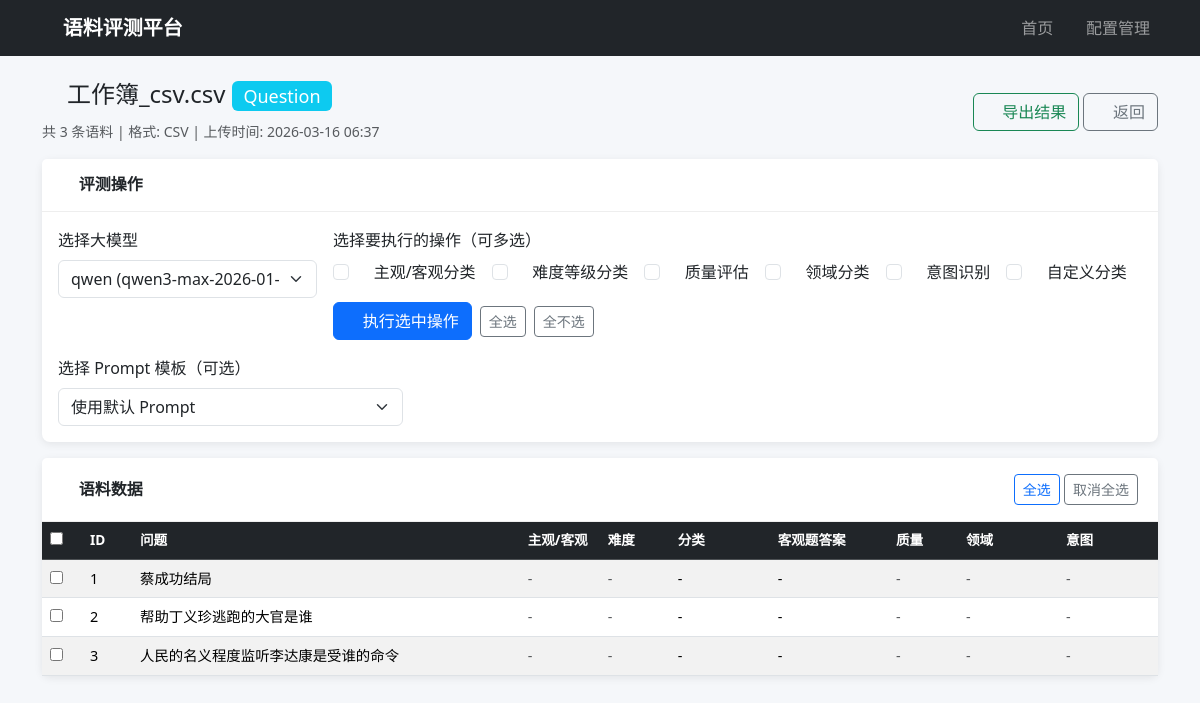
Screenshot of /corpus/3 with the database file from the repository.
### models.py (models this page shows)
class CorpusFile(db.Model):
    __tablename__ = 'corpus_file'
    id = db.Column(db.Integer, primary_key=True)
    filename = db.Column(db.String(500), nullable=False)
    original_name = db.Column(db.String(500), nullable=False)
    file_type = db.Column(db.String(10), nullable=False)  # csv / txt
    corpus_type = db.Column(db.String(20), nullable=False)  # question / qa
    record_count = db.Column(db.Integer, default=0)
    created_at = db.Column(db.DateTime, default=datetime.utcnow)
    items = db.relationship('CorpusItem', backref='corpus_file', lazy=True, cascade='all, delete-orphan')

class CorpusItem(db.Model):
    __tablename__ = 'corpus_item'
    id = db.Column(db.Integer, primary_key=True)
    file_id = db.Column(db.Integer, db.ForeignKey('corpus_file.id'), nullable=False)
    question = db.Column(db.Text, nullable=False)
    answer = db.Column(db.Text, nullable=True)  # QA 对时有值
    subj_obj = db.Column(db.String(20), nullable=True)  # subjective / objective
    difficulty = db.Column(db.String(20), nullable=True)  # easy / medium / hard
    category = db.Column(db.String(200), nullable=True)  # 自定义分类
    objective_answer = db.Column(db.Text, nullable=True)  # 客观题答案
    quality_score = db.Column(db.Float, nullable=True)  # 综合质量分 1-10
    quality_label = db.Column(db.String(20), nullable=True)  # high / medium / low
    quality_detail = db.Column(db.Text, nullable=True)  # 质量评估详情 JSON
    domain = db.Column(db.String(100), nullable=True)  # 领域
    sub_domain = db.Column(db.String(100), nullable=True)  # 子领域
    intent = db.Column(db.String(50), nullable=True)  # 意图英文标识
    intent_cn = db.Column(db.String(50), nullable=True)  # 意图中文名
    intent_confidence = db.Column(db.Float, nullable=True)  # 置信度
    answer_score = db.Column(db.Float, nullable=True)
    score_reason = db.Column(db.Text, nullable=True)
    created_at = db.Column(db.DateTime, default=datetime.utcnow)

### app.py (the view)
@app.route('/corpus/<int:file_id>')
def corpus_detail(file_id):
    corpus = CorpusFile.query.get_or_404(file_id)
    items = CorpusItem.query.filter_by(file_id=file_id).all()
    configs = LLMConfig.query.all()
    prompts = PromptTemplate.query.all()
    return render_template('corpus_detail.html', corpus=corpus, items=items,
                           configs=configs, prompts=prompts)

### templates/corpus_detail.html (shortened to what this page needs)
{% extends "base.html" %}
{% block content %}
<div class="d-flex justify-content-between align-items-center mb-3">
    <div>
        <h4>
            <i class="bi bi-file-earmark-text"></i> {{ corpus.original_name }}
            {% if corpus.corpus_type == 'question' %}
            <span class="badge bg-info">Question</span>
            {% else %}
            <span class="badge bg-success">QA对</span>
            {% endif %}
        </h4>
        <small class="text-muted">
            共 {{ corpus.record_count }} 条语料 |
            格式: {{ corpus.file_type|upper }} |
            上传时间: {{ corpus.created_at.strftime('%Y-%m-%d %H:%M') }}
        </small>
    </div>
    <div>
        <a href="/api/export/{{ corpus.id }}" class="btn btn-outline-success">
            <i class="bi bi-download"></i> 导出结果
        </a>
        <a href="/" class="btn btn-outline-secondary">
            <i class="bi bi-arrow-left"></i> 返回
        </a>
    </div>
</div>
<div class="card mb-3">
    <div class="card-header">
        <h5><i class="bi bi-tools"></i> 评测操作</h5>
    </div>
    <div class="card-body">
        <div class="row g-3">
            <div class="col-md-3">
                <label class="form-label">选择大模型</label>
                <select id="config-select" class="form-select" onchange="rememberConfig(this.value)">
                    {% for config in configs %}
                    <option value="{{ config.id }}">
                        {{ config.name }} ({{ config.model }})
                    </option>
                    {% endfor %}
                </select>
            </div>
            <div class="col-md-9">
                <label class="form-label">选择要执行的操作（可多选）</label>
                <div class="d-flex flex-wrap gap-3">
                    <div class="form-check">
                        <input class="form-check-input op-check" type="checkbox" value="subj_obj" id="op-subj-obj">
                        <label class="form-check-label" for="op-subj-obj">
                            <i class="bi bi-diagram-2 text-primary"></i> 主观/客观分类
                        </label>
                    </div>
                    <div class="form-check">
                        <input class="form-check-input op-check" type="checkbox" value="difficulty" id="op-difficulty">
                        <label class="form-check-label" for="op-difficulty">
                            <i class="bi bi-bar-chart-steps text-warning"></i> 难度等级分类
                        </label>
                    </div>
                    <div class="form-check">
                        <input class="form-check-input op-check" type="checkbox" value="quality" id="op-quality">
                        <label class="form-check-label" for="op-quality">
                            <i class="bi bi-clipboard-check text-secondary"></i> 质量评估
                        </label>
                    </div>
                    <div class="form-check">
                        <input class="form-check-input op-check" type="checkbox" value="domain" id="op-domain">
                        <label class="form-check-label" for="op-domain">
                            <i class="bi bi-globe text-dark"></i> 领域分类
                        </label>
                    </div>
                    <div class="form-check">
                        <input class="form-check-input op-check" type="checkbox" value="intent" id="op-intent">
                        <label class="form-check-label" for="op-intent">
                            <i class="bi bi-bullseye" style="color:#6f42c1;"></i> 意图识别
                        </label>
                    </div>
                    <div class="form-check">
                        <input class="form-check-input op-check" type="checkbox" value="category" id="op-category">
                        <label class="form-check-label" for="op-category">
                            <i class="bi bi-tags text-info"></i> 自定义分类
                        </label>
                    </div>
                </div>
                <div class="mt-3 d-flex gap-2 align-items-center">
                    <button class="btn btn-primary" onclick="runBatchOperations()">
                        <i class="bi bi-play-fill"></i> 执行选中操作
                    </button>
                    <button class="btn btn-outline-secondary btn-sm" onclick="toggleAllOps(true)">全选</button>
                    <button class="btn btn-outline-secondary btn-sm" onclick="toggleAllOps(false)">全不选</button>
                </div>
            </div>
        </div>
        <div class="row mt-3">
            <div class="col-md-4">
                <label class="form-label">选择 Prompt 模板（可选）</label>
                <select id="prompt-select" class="form-select">
                    <option value="">使用默认 Prompt</option>
                </select>
            </div>
        </div>
    </div>
</div>
<div class="card">
    <div class="card-header d-flex justify-content-between align-items-center">
        <h5><i class="bi bi-table"></i> 语料数据</h5>
        <div>
            <button class="btn btn-sm btn-outline-primary" onclick="selectAll()">全选</button>
            <button class="btn btn-sm btn-outline-secondary" onclick="deselectAll()">取消全选</button>
        </div>
    </div>
    <div class="card-body p-0">
        <div class="table-responsive">
            <table class="table table-hover table-striped mb-0">
                <thead class="table-dark">
                    <tr>
                        <th width="40"><input type="checkbox" id="select-all-cb" onchange="toggleAll(this)"></th>
                        <th width="50">ID</th>
                        <th>问题</th>
                        <th width="80">主观/客观</th>
                        <th width="70">难度</th>
                        <th width="100">分类</th>
                        <th>客观题答案</th>
                        <th width="70">质量</th>
                        <th width="100">领域</th>
                        <th width="100">意图</th>
                    </tr>
                </thead>
                <tbody>
                    {% for item in items %}
                    <tr>
                        <td><input type="checkbox" class="item-cb" value="{{ item.id }}"></td>
                        <td>{{ loop.index }}</td>
                        <td class="text-truncate" style="max-width: 300px;" title="{{ item.question }}">
                            {{ item.question }}
                        </td>
                        <td>
                            {% if item.subj_obj == 'objective' %}
                            <span class="badge bg-primary">客观</span>
                            {% elif item.subj_obj == 'subjective' %}
                            <span class="badge bg-warning">主观</span>
                            {% else %}
                            <span class="text-muted">-</span>
                            {% endif %}
                        </td>
                        <td>
                            {% if item.difficulty == 'L1' %}
                            <span class="badge bg-success">L1(简单)</span>
                            {% elif item.difficulty == 'L2' %}
                            <span class="badge bg-warning">L2(中等)</span>
                            {% elif item.difficulty == 'L3' %}
                            <span class="badge bg-danger">L3(困难)</span>
                            {% else %}
                            <span class="text-muted">-</span>
                            {% endif %}
                        </td>
                        <td>{{ item.category or '-' }}</td>
                        <td class="text-truncate" style="max-width: 200px;" title="{{ item.objective_answer }}">
                            {{ item.objective_answer or '-' }}
                        </td>
                        <td>
                            {% if item.quality_score is not none and item.quality_score %}
                            <span class="badge {% if item.quality_label == 'high' %}bg-success{% elif item.quality_label == 'medium' %}bg-warning{% else %}bg-danger{% endif %}"
                                  title="质量评分: {{ item.quality_score }}">
                                {{ item.quality_score }}/{{ item.quality_label }}
                            </span>
                            {% else %}
                            <span class="text-muted">-</span>
                            {% endif %}
                        </td>
                        <td>
                            {% if item.domain %}
                            <span title="{{ item.sub_domain or '' }}">{{ item.domain }}</span>
                            {% else %}
                            <span class="text-muted">-</span>
                            {% endif %}
                        </td>
                        <td>
                            {% if item.intent_cn %}
                            <span class="badge bg-secondary" title="置信度: {{ item.intent_confidence }}">
                                {{ item.intent_cn }}
                            </span>
                            {% else %}
                            <span class="text-muted">-</span>
                            {% endif %}
                        </td>
                    </tr>
                    {% endfor %}
                </tbody>
            </table>
        </div>
    </div>
</div>
{% endblock %}

### static/css/style.css (style rules this page uses)
body { background-color: #f5f7fa; }
.card { border: none; box-shadow: 0 2px 8px rgba(0, 0, 0, 0.08); border-radius: 8px; margin-bottom: 1rem; }
.card-header { background-color: #fff; border-bottom: 1px solid #eee; padding: 1rem 1.25rem; }
.card-header h5 { margin: 0; font-size: 1rem; font-weight: 600; }
.table th { font-weight: 600; font-size: 0.85rem; white-space: nowrap; }
.table td { font-size: 0.9rem; vertical-align: middle; }
.text-truncate { overflow: hidden; text-overflow: ellipsis; white-space: nowrap; }
.badge { font-weight: 500; }

### rows the page displays
CorpusFile: original_name "工作簿_csv.csv", record_count "3", file_type "CSV", created_at "2026-03-16 06:37"
CorpusItem: question "蔡成功结局", category "-", objective_answer "-"
CorpusItem: question "帮助丁义珍逃跑的大官是谁", category "-", objective_answer "-"
CorpusItem: question "人民的名义程度监听李达康是受谁的命令", category "-", objective_answer "-"

### other values shown
form field value "qwen (qwen3-max-2026-01-23)"
